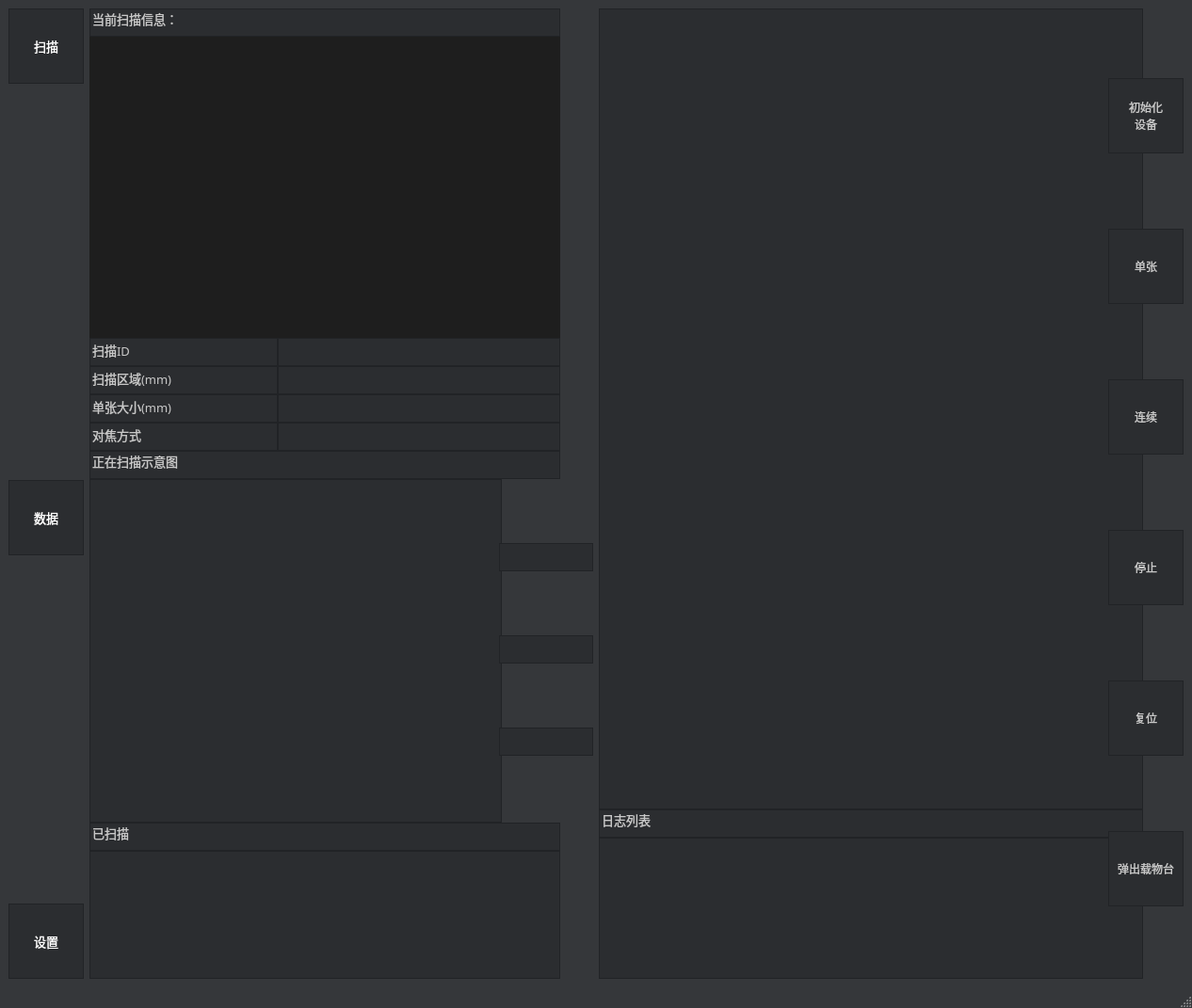
<?xml version="1.0" encoding="UTF-8"?>
<ui version="4.0">
 <class>MainWindow</class>
 <widget class="QMainWindow" name="MainWindow">
  <property name="geometry">
   <rect>
    <x>0</x>
    <y>0</y>
    <width>1266</width>
    <height>1071</height>
   </rect>
  </property>
  <property name="minimumSize">
   <size>
    <width>1266</width>
    <height>1071</height>
   </size>
  </property>
  <property name="font">
   <font>
    <family>Microsoft YaHei</family>
   </font>
  </property>
  <property name="windowTitle">
   <string>BIOscope</string>
  </property>
  <property name="windowIcon">
   <iconset>
    <normaloff>../ICON/icon.jpg</normaloff>../ICON/icon.jpg</iconset>
  </property>
  <property name="styleSheet">
   <string notr="true">QMainWindow {
    background-color:  rgb(53, 55, 58);
}
QMainWindow::titleBar {
    background-color:  rgb(120, 120, 120);
    color: white;
}
</string>
  </property>
  <widget class="QWidget" name="centralwidget">
   <layout class="QHBoxLayout" name="horizontalLayout_2">
    <item>
     <layout class="QVBoxLayout" name="verticalLayout_5">
      <property name="spacing">
       <number>550</number>
      </property>
      <item>
       <layout class="QVBoxLayout" name="verticalLayout">
        <item>
         <widget class="QPushButton" name="pushButton_4">
          <property name="sizePolicy">
           <sizepolicy hsizetype="Fixed" vsizetype="Fixed">
            <horstretch>0</horstretch>
            <verstretch>0</verstretch>
           </sizepolicy>
          </property>
          <property name="minimumSize">
           <size>
            <width>80</width>
            <height>80</height>
           </size>
          </property>
          <property name="maximumSize">
           <size>
            <width>80</width>
            <height>80</height>
           </size>
          </property>
          <property name="font">
           <font>
            <family>Agency FB</family>
            <pointsize>10</pointsize>
           </font>
          </property>
          <property name="styleSheet">
           <string notr="true">background-color:  rgb(43, 45, 48);
color: rgb(255, 255, 255);
border:1px solid rgb(33,35, 38);</string>
          </property>
          <property name="text">
           <string>扫描</string>
          </property>
          <property name="icon">
           <iconset>
            <normaloff>ICON/扫描.jpg</normaloff>ICON/扫描.jpg</iconset>
          </property>
         </widget>
        </item>
        <item>
         <widget class="QPushButton" name="pushButton_Data">
          <property name="sizePolicy">
           <sizepolicy hsizetype="Fixed" vsizetype="Fixed">
            <horstretch>0</horstretch>
            <verstretch>0</verstretch>
           </sizepolicy>
          </property>
          <property name="minimumSize">
           <size>
            <width>80</width>
            <height>80</height>
           </size>
          </property>
          <property name="maximumSize">
           <size>
            <width>80</width>
            <height>80</height>
           </size>
          </property>
          <property name="font">
           <font>
            <family>Agency FB</family>
            <pointsize>10</pointsize>
           </font>
          </property>
          <property name="styleSheet">
           <string notr="true">background-color:  rgb(43, 45, 48);
color: rgb(255, 255, 255);
border:1px solid rgb(33,35, 38);</string>
          </property>
          <property name="text">
           <string>数据</string>
          </property>
          <property name="icon">
           <iconset>
            <normaloff>ICON/数据.jpg</normaloff>ICON/数据.jpg</iconset>
          </property>
         </widget>
        </item>
       </layout>
      </item>
      <item>
       <widget class="QPushButton" name="Setup">
        <property name="sizePolicy">
         <sizepolicy hsizetype="Fixed" vsizetype="Fixed">
          <horstretch>0</horstretch>
          <verstretch>0</verstretch>
         </sizepolicy>
        </property>
        <property name="minimumSize">
         <size>
          <width>80</width>
          <height>80</height>
         </size>
        </property>
        <property name="maximumSize">
         <size>
          <width>80</width>
          <height>80</height>
         </size>
        </property>
        <property name="font">
         <font>
          <family>Agency FB</family>
          <pointsize>10</pointsize>
         </font>
        </property>
        <property name="styleSheet">
         <string notr="true">background-color:  rgb(43, 45, 48);
color: rgb(255, 255, 255);
border:1px solid rgb(33,35, 38);</string>
        </property>
        <property name="text">
         <string>设置</string>
        </property>
        <property name="icon">
         <iconset>
          <normaloff>ICON/设置.jpg</normaloff>ICON/设置.jpg</iconset>
        </property>
       </widget>
      </item>
     </layout>
    </item>
    <item>
     <layout class="QVBoxLayout" name="verticalLayout_6">
      <property name="spacing">
       <number>0</number>
      </property>
      <item>
       <widget class="QLineEdit" name="lineEdit">
        <property name="sizePolicy">
         <sizepolicy hsizetype="Fixed" vsizetype="Fixed">
          <horstretch>0</horstretch>
          <verstretch>0</verstretch>
         </sizepolicy>
        </property>
        <property name="minimumSize">
         <size>
          <width>500</width>
          <height>30</height>
         </size>
        </property>
        <property name="maximumSize">
         <size>
          <width>500</width>
          <height>30</height>
         </size>
        </property>
        <property name="font">
         <font>
          <pointsize>10</pointsize>
         </font>
        </property>
        <property name="styleSheet">
         <string notr="true">background-color:  rgb(43, 45, 48);
color: rgb(200, 200, 200);
border:1px solid rgb(33,35, 38);</string>
        </property>
        <property name="text">
         <string>当前扫描信息：</string>
        </property>
       </widget>
      </item>
      <item>
       <widget class="QLabel" name="label">
        <property name="sizePolicy">
         <sizepolicy hsizetype="Fixed" vsizetype="Fixed">
          <horstretch>0</horstretch>
          <verstretch>0</verstretch>
         </sizepolicy>
        </property>
        <property name="minimumSize">
         <size>
          <width>500</width>
          <height>320</height>
         </size>
        </property>
        <property name="maximumSize">
         <size>
          <width>500</width>
          <height>320</height>
         </size>
        </property>
        <property name="styleSheet">
         <string notr="true">background-color: rgb(30, 30, 30);</string>
        </property>
        <property name="text">
         <string/>
        </property>
       </widget>
      </item>
      <item>
       <layout class="QFormLayout" name="formLayout">
        <property name="horizontalSpacing">
         <number>0</number>
        </property>
        <property name="verticalSpacing">
         <number>0</number>
        </property>
        <property name="leftMargin">
         <number>0</number>
        </property>
        <property name="topMargin">
         <number>0</number>
        </property>
        <property name="rightMargin">
         <number>0</number>
        </property>
        <property name="bottomMargin">
         <number>0</number>
        </property>
        <item row="0" column="1">
         <widget class="QLineEdit" name="lineEdit_ID">
          <property name="sizePolicy">
           <sizepolicy hsizetype="Fixed" vsizetype="Fixed">
            <horstretch>0</horstretch>
            <verstretch>0</verstretch>
           </sizepolicy>
          </property>
          <property name="minimumSize">
           <size>
            <width>300</width>
            <height>30</height>
           </size>
          </property>
          <property name="maximumSize">
           <size>
            <width>300</width>
            <height>30</height>
           </size>
          </property>
          <property name="font">
           <font>
            <family>Agency FB</family>
            <pointsize>10</pointsize>
           </font>
          </property>
          <property name="styleSheet">
           <string notr="true">background-color:  rgb(43, 45, 48);
color: rgb(200, 200, 200);
border:1px solid rgb(33,35, 38);</string>
          </property>
          <property name="text">
           <string/>
          </property>
         </widget>
        </item>
        <item row="1" column="0">
         <widget class="QLineEdit" name="lineEdit_4">
          <property name="sizePolicy">
           <sizepolicy hsizetype="Fixed" vsizetype="Fixed">
            <horstretch>0</horstretch>
            <verstretch>0</verstretch>
           </sizepolicy>
          </property>
          <property name="minimumSize">
           <size>
            <width>200</width>
            <height>30</height>
           </size>
          </property>
          <property name="maximumSize">
           <size>
            <width>200</width>
            <height>30</height>
           </size>
          </property>
          <property name="font">
           <font>
            <family>Agency FB</family>
            <pointsize>10</pointsize>
           </font>
          </property>
          <property name="styleSheet">
           <string notr="true">background-color:  rgb(43, 45, 48);
color: rgb(200, 200, 200);
border:1px solid rgb(33,35, 38);</string>
          </property>
          <property name="text">
           <string>扫描区域(mm)</string>
          </property>
         </widget>
        </item>
        <item row="1" column="1">
         <widget class="QLineEdit" name="lineEdit_Region">
          <property name="sizePolicy">
           <sizepolicy hsizetype="Fixed" vsizetype="Fixed">
            <horstretch>0</horstretch>
            <verstretch>0</verstretch>
           </sizepolicy>
          </property>
          <property name="minimumSize">
           <size>
            <width>300</width>
            <height>30</height>
           </size>
          </property>
          <property name="maximumSize">
           <size>
            <width>300</width>
            <height>30</height>
           </size>
          </property>
          <property name="font">
           <font>
            <family>Agency FB</family>
            <pointsize>10</pointsize>
           </font>
          </property>
          <property name="styleSheet">
           <string notr="true">background-color:  rgb(43, 45, 48);
color: rgb(200, 200, 200);
border:1px solid rgb(33,35, 38);</string>
          </property>
          <property name="text">
           <string/>
          </property>
         </widget>
        </item>
        <item row="2" column="0">
         <widget class="QLineEdit" name="lineEdit_6">
          <property name="sizePolicy">
           <sizepolicy hsizetype="Fixed" vsizetype="Fixed">
            <horstretch>0</horstretch>
            <verstretch>0</verstretch>
           </sizepolicy>
          </property>
          <property name="minimumSize">
           <size>
            <width>200</width>
            <height>30</height>
           </size>
          </property>
          <property name="maximumSize">
           <size>
            <width>200</width>
            <height>30</height>
           </size>
          </property>
          <property name="font">
           <font>
            <family>Agency FB</family>
            <pointsize>10</pointsize>
           </font>
          </property>
          <property name="styleSheet">
           <string notr="true">background-color:  rgb(43, 45, 48);
color: rgb(200, 200, 200);
border:1px solid rgb(33,35, 38);</string>
          </property>
          <property name="text">
           <string>单张大小(mm)</string>
          </property>
         </widget>
        </item>
        <item row="2" column="1">
         <widget class="QLineEdit" name="lineEdit_only_size">
          <property name="sizePolicy">
           <sizepolicy hsizetype="Fixed" vsizetype="Fixed">
            <horstretch>0</horstretch>
            <verstretch>0</verstretch>
           </sizepolicy>
          </property>
          <property name="minimumSize">
           <size>
            <width>300</width>
            <height>30</height>
           </size>
          </property>
          <property name="maximumSize">
           <size>
            <width>300</width>
            <height>30</height>
           </size>
          </property>
          <property name="font">
           <font>
            <family>Agency FB</family>
            <pointsize>10</pointsize>
           </font>
          </property>
          <property name="styleSheet">
           <string notr="true">background-color:  rgb(43, 45, 48);
color: rgb(200, 200, 200);
border:1px solid rgb(33,35, 38);</string>
          </property>
          <property name="text">
           <string/>
          </property>
         </widget>
        </item>
        <item row="3" column="0">
         <widget class="QLineEdit" name="lineEdit_8">
          <property name="sizePolicy">
           <sizepolicy hsizetype="Fixed" vsizetype="Fixed">
            <horstretch>0</horstretch>
            <verstretch>0</verstretch>
           </sizepolicy>
          </property>
          <property name="minimumSize">
           <size>
            <width>200</width>
            <height>30</height>
           </size>
          </property>
          <property name="maximumSize">
           <size>
            <width>200</width>
            <height>30</height>
           </size>
          </property>
          <property name="font">
           <font>
            <family>Agency FB</family>
            <pointsize>10</pointsize>
           </font>
          </property>
          <property name="styleSheet">
           <string notr="true">background-color:  rgb(43, 45, 48);
color: rgb(200, 200, 200);
border:1px solid rgb(33,35, 38);</string>
          </property>
          <property name="text">
           <string>对焦方式</string>
          </property>
         </widget>
        </item>
        <item row="3" column="1">
         <widget class="QLineEdit" name="lineEdit_fcou_method">
          <property name="sizePolicy">
           <sizepolicy hsizetype="Fixed" vsizetype="Fixed">
            <horstretch>0</horstretch>
            <verstretch>0</verstretch>
           </sizepolicy>
          </property>
          <property name="minimumSize">
           <size>
            <width>300</width>
            <height>30</height>
           </size>
          </property>
          <property name="maximumSize">
           <size>
            <width>300</width>
            <height>30</height>
           </size>
          </property>
          <property name="font">
           <font>
            <family>Agency FB</family>
            <pointsize>10</pointsize>
           </font>
          </property>
          <property name="styleSheet">
           <string notr="true">background-color:  rgb(43, 45, 48);
color: rgb(200, 200, 200);
border:1px solid rgb(33,35, 38);</string>
          </property>
          <property name="text">
           <string/>
          </property>
         </widget>
        </item>
        <item row="0" column="0">
         <widget class="QLineEdit" name="lineEdit_2">
          <property name="sizePolicy">
           <sizepolicy hsizetype="Fixed" vsizetype="Fixed">
            <horstretch>0</horstretch>
            <verstretch>0</verstretch>
           </sizepolicy>
          </property>
          <property name="minimumSize">
           <size>
            <width>200</width>
            <height>30</height>
           </size>
          </property>
          <property name="maximumSize">
           <size>
            <width>200</width>
            <height>30</height>
           </size>
          </property>
          <property name="font">
           <font>
            <family>Agency FB</family>
            <pointsize>10</pointsize>
           </font>
          </property>
          <property name="styleSheet">
           <string notr="true">background-color:  rgb(43, 45, 48);
color: rgb(200, 200, 200);
border:1px solid rgb(33,35, 38);</string>
          </property>
          <property name="text">
           <string>扫描ID</string>
          </property>
         </widget>
        </item>
       </layout>
      </item>
      <item>
       <widget class="QLineEdit" name="lineEdit_10">
        <property name="sizePolicy">
         <sizepolicy hsizetype="Fixed" vsizetype="Fixed">
          <horstretch>0</horstretch>
          <verstretch>0</verstretch>
         </sizepolicy>
        </property>
        <property name="minimumSize">
         <size>
          <width>500</width>
          <height>30</height>
         </size>
        </property>
        <property name="maximumSize">
         <size>
          <width>500</width>
          <height>30</height>
         </size>
        </property>
        <property name="font">
         <font>
          <pointsize>10</pointsize>
         </font>
        </property>
        <property name="styleSheet">
         <string notr="true">background-color:  rgb(43, 45, 48);
color: rgb(200, 200, 200);
border:1px solid rgb(33,35, 38);</string>
        </property>
        <property name="text">
         <string>正在扫描示意图</string>
        </property>
       </widget>
      </item>
      <item>
       <layout class="QHBoxLayout" name="horizontalLayout">
        <property name="spacing">
         <number>0</number>
        </property>
        <item>
         <widget class="QLabel" name="Sketch_map">
          <property name="minimumSize">
           <size>
            <width>438</width>
            <height>365</height>
           </size>
          </property>
          <property name="maximumSize">
           <size>
            <width>438</width>
            <height>365</height>
           </size>
          </property>
          <property name="styleSheet">
           <string notr="true">background-color:  rgb(43, 45, 48);
color: rgb(200, 200, 200);
border:1px solid rgb(33,35, 38);</string>
          </property>
          <property name="text">
           <string/>
          </property>
         </widget>
        </item>
        <item>
         <layout class="QVBoxLayout" name="verticalLayout_2">
          <item>
           <widget class="QLabel" name="pos_x">
            <property name="minimumSize">
             <size>
              <width>100</width>
              <height>30</height>
             </size>
            </property>
            <property name="maximumSize">
             <size>
              <width>100</width>
              <height>30</height>
             </size>
            </property>
            <property name="styleSheet">
             <string notr="true">background-color:  rgb(43, 45, 48);
color: rgb(200, 200, 200);
border:1px solid rgb(33,35, 38);</string>
            </property>
            <property name="text">
             <string/>
            </property>
           </widget>
          </item>
          <item>
           <widget class="QLabel" name="pos_y">
            <property name="minimumSize">
             <size>
              <width>100</width>
              <height>30</height>
             </size>
            </property>
            <property name="maximumSize">
             <size>
              <width>100</width>
              <height>30</height>
             </size>
            </property>
            <property name="styleSheet">
             <string notr="true">background-color:  rgb(43, 45, 48);
color: rgb(200, 200, 200);
border:1px solid rgb(33,35, 38);</string>
            </property>
            <property name="text">
             <string/>
            </property>
           </widget>
          </item>
          <item>
           <widget class="QLabel" name="pos_z">
            <property name="minimumSize">
             <size>
              <width>100</width>
              <height>30</height>
             </size>
            </property>
            <property name="maximumSize">
             <size>
              <width>100</width>
              <height>30</height>
             </size>
            </property>
            <property name="styleSheet">
             <string notr="true">background-color:  rgb(43, 45, 48);
color: rgb(200, 200, 200);
border:1px solid rgb(33,35, 38);</string>
            </property>
            <property name="text">
             <string/>
            </property>
           </widget>
          </item>
         </layout>
        </item>
       </layout>
      </item>
      <item>
       <widget class="QLineEdit" name="lineEdit_11">
        <property name="sizePolicy">
         <sizepolicy hsizetype="Fixed" vsizetype="Fixed">
          <horstretch>0</horstretch>
          <verstretch>0</verstretch>
         </sizepolicy>
        </property>
        <property name="minimumSize">
         <size>
          <width>500</width>
          <height>30</height>
         </size>
        </property>
        <property name="maximumSize">
         <size>
          <width>500</width>
          <height>30</height>
         </size>
        </property>
        <property name="font">
         <font>
          <pointsize>10</pointsize>
         </font>
        </property>
        <property name="styleSheet">
         <string notr="true">background-color:  rgb(43, 45, 48);
color: rgb(200, 200, 200);
border:1px solid rgb(33,35, 38);</string>
        </property>
        <property name="text">
         <string>已扫描</string>
        </property>
       </widget>
      </item>
      <item>
       <widget class="QTextEdit" name="result">
        <property name="minimumSize">
         <size>
          <width>500</width>
          <height>20</height>
         </size>
        </property>
        <property name="maximumSize">
         <size>
          <width>500</width>
          <height>999999</height>
         </size>
        </property>
        <property name="font">
         <font>
          <pointsize>10</pointsize>
         </font>
        </property>
        <property name="styleSheet">
         <string notr="true">background-color:  rgb(43, 45, 48);
color: rgb(200, 200, 200);
border:1px solid rgb(33,35, 38);</string>
        </property>
       </widget>
      </item>
     </layout>
    </item>
    <item>
     <layout class="QVBoxLayout" name="verticalLayout_3" stretch="0,1,1">
      <property name="spacing">
       <number>0</number>
      </property>
      <item>
       <widget class="QLabel" name="label_3">
        <property name="sizePolicy">
         <sizepolicy hsizetype="Expanding" vsizetype="Expanding">
          <horstretch>0</horstretch>
          <verstretch>0</verstretch>
         </sizepolicy>
        </property>
        <property name="minimumSize">
         <size>
          <width>578</width>
          <height>463</height>
         </size>
        </property>
        <property name="maximumSize">
         <size>
          <width>16777215</width>
          <height>16777215</height>
         </size>
        </property>
        <property name="styleSheet">
         <string notr="true">background-color:  rgb(43, 45, 48);
color: rgb(200, 200, 200);
border:1px solid rgb(33,35, 38);</string>
        </property>
        <property name="text">
         <string/>
        </property>
       </widget>
      </item>
      <item>
       <widget class="QLineEdit" name="lineEdit_12">
        <property name="sizePolicy">
         <sizepolicy hsizetype="Expanding" vsizetype="Expanding">
          <horstretch>0</horstretch>
          <verstretch>0</verstretch>
         </sizepolicy>
        </property>
        <property name="minimumSize">
         <size>
          <width>578</width>
          <height>30</height>
         </size>
        </property>
        <property name="maximumSize">
         <size>
          <width>99999</width>
          <height>30</height>
         </size>
        </property>
        <property name="font">
         <font>
          <pointsize>10</pointsize>
         </font>
        </property>
        <property name="styleSheet">
         <string notr="true">background-color:  rgb(43, 45, 48);
color: rgb(200, 200, 200);
border:1px solid rgb(33,35, 38);</string>
        </property>
        <property name="text">
         <string>日志列表</string>
        </property>
       </widget>
      </item>
      <item>
       <widget class="QTextEdit" name="log">
        <property name="minimumSize">
         <size>
          <width>578</width>
          <height>150</height>
         </size>
        </property>
        <property name="maximumSize">
         <size>
          <width>999999</width>
          <height>150</height>
         </size>
        </property>
        <property name="styleSheet">
         <string notr="true">background-color:  rgb(43, 45, 48);
color: rgb(200, 200, 200);
border:1px solid rgb(33,35, 38);</string>
        </property>
       </widget>
      </item>
     </layout>
    </item>
    <item>
     <layout class="QVBoxLayout" name="verticalLayout_4">
      <item>
       <widget class="QPushButton" name="Initialize_device">
        <property name="sizePolicy">
         <sizepolicy hsizetype="Fixed" vsizetype="Fixed">
          <horstretch>0</horstretch>
          <verstretch>0</verstretch>
         </sizepolicy>
        </property>
        <property name="minimumSize">
         <size>
          <width>80</width>
          <height>80</height>
         </size>
        </property>
        <property name="maximumSize">
         <size>
          <width>80</width>
          <height>80</height>
         </size>
        </property>
        <property name="styleSheet">
         <string notr="true">background-color:  rgb(43, 45, 48);
color: rgb(200, 200, 200);
border:1px solid rgb(33,35, 38);</string>
        </property>
        <property name="text">
         <string>初始化
设备</string>
        </property>
       </widget>
      </item>
      <item>
       <widget class="QPushButton" name="move_only">
        <property name="sizePolicy">
         <sizepolicy hsizetype="Fixed" vsizetype="Fixed">
          <horstretch>0</horstretch>
          <verstretch>0</verstretch>
         </sizepolicy>
        </property>
        <property name="minimumSize">
         <size>
          <width>80</width>
          <height>80</height>
         </size>
        </property>
        <property name="maximumSize">
         <size>
          <width>80</width>
          <height>80</height>
         </size>
        </property>
        <property name="styleSheet">
         <string notr="true">background-color:  rgb(43, 45, 48);
color: rgb(200, 200, 200);
border:1px solid rgb(33,35, 38);</string>
        </property>
        <property name="text">
         <string>单张</string>
        </property>
       </widget>
      </item>
      <item>
       <widget class="QPushButton" name="pushButton_5">
        <property name="sizePolicy">
         <sizepolicy hsizetype="Fixed" vsizetype="Fixed">
          <horstretch>0</horstretch>
          <verstretch>0</verstretch>
         </sizepolicy>
        </property>
        <property name="minimumSize">
         <size>
          <width>80</width>
          <height>80</height>
         </size>
        </property>
        <property name="maximumSize">
         <size>
          <width>80</width>
          <height>80</height>
         </size>
        </property>
        <property name="styleSheet">
         <string notr="true">background-color:  rgb(43, 45, 48);
color: rgb(200, 200, 200);
border:1px solid rgb(33,35, 38);</string>
        </property>
        <property name="text">
         <string>连续</string>
        </property>
       </widget>
      </item>
      <item>
       <widget class="QPushButton" name="move_stop">
        <property name="sizePolicy">
         <sizepolicy hsizetype="Fixed" vsizetype="Fixed">
          <horstretch>0</horstretch>
          <verstretch>0</verstretch>
         </sizepolicy>
        </property>
        <property name="minimumSize">
         <size>
          <width>80</width>
          <height>80</height>
         </size>
        </property>
        <property name="maximumSize">
         <size>
          <width>80</width>
          <height>80</height>
         </size>
        </property>
        <property name="styleSheet">
         <string notr="true">background-color:  rgb(43, 45, 48);
color: rgb(200, 200, 200);
border:1px solid rgb(33,35, 38);</string>
        </property>
        <property name="text">
         <string>停止</string>
        </property>
       </widget>
      </item>
      <item>
       <widget class="QPushButton" name="move_home">
        <property name="sizePolicy">
         <sizepolicy hsizetype="Fixed" vsizetype="Fixed">
          <horstretch>0</horstretch>
          <verstretch>0</verstretch>
         </sizepolicy>
        </property>
        <property name="minimumSize">
         <size>
          <width>80</width>
          <height>80</height>
         </size>
        </property>
        <property name="maximumSize">
         <size>
          <width>80</width>
          <height>80</height>
         </size>
        </property>
        <property name="styleSheet">
         <string notr="true">background-color:  rgb(43, 45, 48);
color: rgb(200, 200, 200);
border:1px solid rgb(33,35, 38);</string>
        </property>
        <property name="text">
         <string>复位</string>
        </property>
       </widget>
      </item>
      <item>
       <widget class="QPushButton" name="move_go">
        <property name="sizePolicy">
         <sizepolicy hsizetype="Fixed" vsizetype="Fixed">
          <horstretch>0</horstretch>
          <verstretch>0</verstretch>
         </sizepolicy>
        </property>
        <property name="minimumSize">
         <size>
          <width>80</width>
          <height>80</height>
         </size>
        </property>
        <property name="maximumSize">
         <size>
          <width>80</width>
          <height>80</height>
         </size>
        </property>
        <property name="styleSheet">
         <string notr="true">background-color:  rgb(43, 45, 48);
color: rgb(200, 200, 200);
border:1px solid rgb(33,35, 38);</string>
        </property>
        <property name="text">
         <string>弹出载物台</string>
        </property>
       </widget>
      </item>
     </layout>
    </item>
   </layout>
  </widget>
  <widget class="QMenuBar" name="menubar">
   <property name="geometry">
    <rect>
     <x>0</x>
     <y>0</y>
     <width>1266</width>
     <height>22</height>
    </rect>
   </property>
  </widget>
  <widget class="QStatusBar" name="statusbar"/>
 </widget>
 <resources/>
 <connections/>
</ui>
